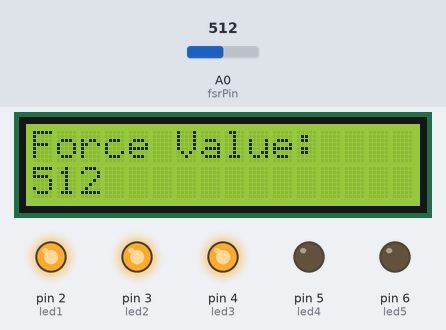
A sketch run on a simulated Arduino Uno, built with avr-gcc and run on an emulated ATmega328P. On the bench: 16×2 character LCD, output pins drawn as LEDs (lit = HIGH). The inputs (shaded band) are chosen by the test bench; at power-on: A0 (fsrPin) = 512.

Above: at 1.2 s.
1.3 s: A0 (fsrPin) set to 490
At 2.4 s:
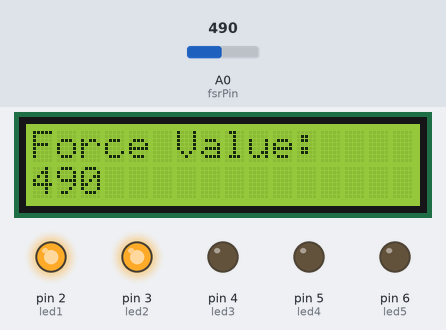
2.8 s: A0 (fsrPin) set to 290
At 3.6 s:
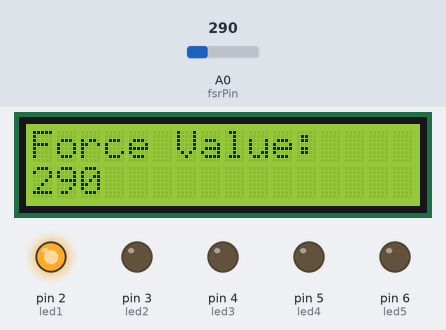
4.3 s: A0 (fsrPin) set to 90
At 4.9 s:
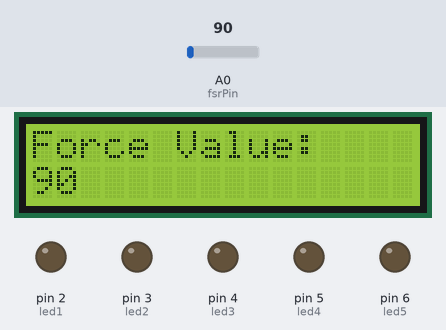
5.8 s: A0 (fsrPin) set to 710
At 6.8 s:
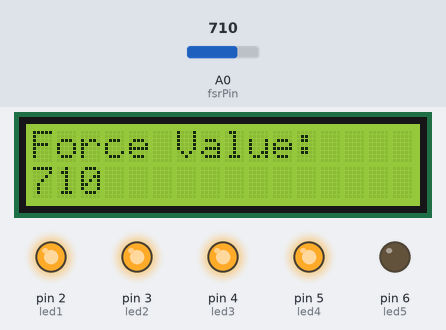
7.3 s: A0 (fsrPin) set to 910
At 8.2 s:
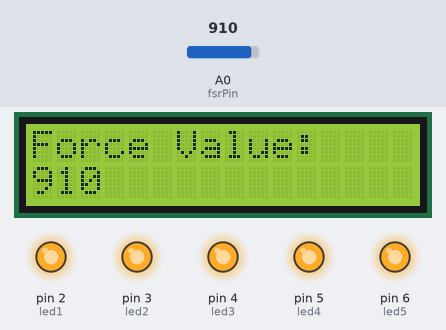
Timing chart, 0 to 9.9 s (numbered marks = the images above; inputs shaded):
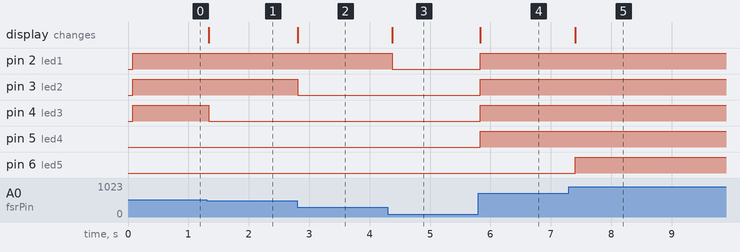

The sketch:

ForceDetectionDay8.ino
```cpp
#include <Wire.h>
#include <LiquidCrystal_I2C.h>

// Set the LCD address to 0x27 or 0x3F for a 16 chars and 2 line display
LiquidCrystal_I2C lcd(0x27, 16, 2);

const int fsrPin = A0;

// Individual pins for the 5 LEDs
const int led1 = 2;
const int led2 = 3;
const int led3 = 4;
const int led4 = 5;
const int led5 = 6;

void setup() {
  // Initialize the LCD
  lcd.init();
  lcd.backlight(); // Turn on the blacklight

  // Print static text on top row
  lcd.setCursor(0, 0);
  lcd.print("Force Value:");

  // Set LED pins as outputs
  pinMode(led1, OUTPUT);
  pinMode(led2, OUTPUT);
  pinMode(led3, OUTPUT);
  pinMode(led4, OUTPUT);
  pinMode(led5, OUTPUT);
}

void loop() {
  int sensorReading = analogRead(fsrPin);

  // --- Display live value on second row ---
  lcd.setCursor(0, 1);
  lcd.print(sensorReading);
  lcd.print(" "); // Spaces overwrite old numbers when values drop

  // --- LED Logic via If Statements ---
  // LED 1
  if (sensorReading > 100) { digitalWrite(led1, HIGH); }
  else { digitalWrite(led1, LOW); }

  // LED 2
  if (sensorReading > 300) { digitalWrite(led2, HIGH); }
  else { digitalWrite(led2, LOW); }

  // LED 3
  if (sensorReading > 500) { digitalWrite(led3, HIGH); }
  else { digitalWrite(led3, LOW); }

  // LED 4
  if (sensorReading > 700) { digitalWrite(led4, HIGH); }
  else { digitalWrite(led4, LOW); }

  // LED 5
  if (sensorReading > 900) { digitalWrite(led5, HIGH); }
  else { digitalWrite(led5, LOW); }

  delay(100); // Prevents screen flickering
}
```

Measured:
- after the input at 1.3 s, pin 4 (led3): HIGH → LOW at once; the display: changes at once (image 1)
- after the input at 2.8 s, pin 3 (led2): HIGH → LOW at once; the display: changes at once (image 2)
- after the input at 4.3 s, pin 2 (led1): HIGH → LOW after 0.08 s; the display: changes after 0.08 s (image 3)
- after the input at 5.8 s, pin 2 (led1), pin 3 (led2), pin 4 (led3), pin 5 (led4): LOW → HIGH at once; the display: changes at once (image 4)
- after the input at 7.3 s, pin 6 (led5): LOW → HIGH after 0.11 s; the display: changes after 0.11 s (image 5)
